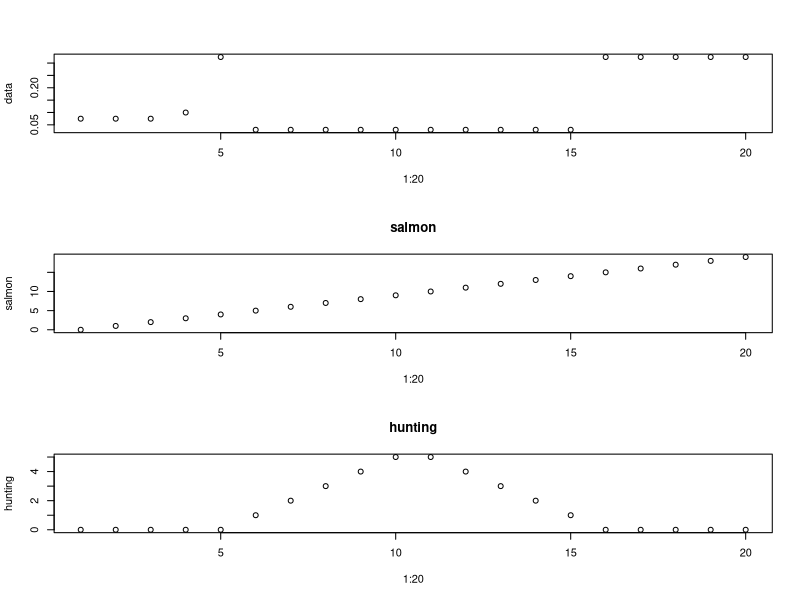

Write R code to recreate this figure.
# individual learning function with x and y

get_smart <- function(salmon_eaten, hunt_exposure, forage_loc, satiation, baseline, 
                      constraints, x, y, steepness, threshold, step, decay){
  xmin <- constraints[1]
  xmax <- constraints[2]
  ymin <- constraints[3]
  ymax <- constraints[4]
  
  C <- salmon_eaten/satiation - baseline
  
  # calculate x and P_x
  if(forage_loc == 0) {
    
    if(x == 0){
      d_x <- 0
    } else {d_x <- (x-0)/abs(x)}
    
  } else if(C > 0){
    d_x <- step*(xmax - x)
  } else if(C < 0){
    d_x <- step*(xmin - x)
  } else {d_x <- 0}
  x_next <- x + d_x
  P_x <- x_next * 0.1 + 0.1
  
  # calculate y and P_y
  if(forage_loc == 0) {
    
    if(y == 0){
      d_y <- 0
    } else {d_y <- decay}
    
  } else if(hunt_exposure == 0){
      d_y <- step*(ymax - y)
  } else if(hunt_exposure > 0){
    d_y <- step*(ymin - y)
  }
  y_next <- y + d_y
  P_y <- 1-(1/(1.1 + exp(-steepness * (threshold - y_next))))
  
  P_gauntlet <- P_x * P_y
  return(P_gauntlet)
}

## Testing space

# step = 0.25
# decay = 0.25
# 
# z <- -10:10
# plot(-10:10, z - (z-0)/abs(z))

salmon <- 0:19
hunting <- c(rep(0, 5), 1:5, 5:1, rep(0, 5))
data <- rep(NA, 20)
for(i in 1:20) {
  data[i] <- get_smart(salmon_eaten = salmon[i], hunt_exposure = hunting[i], forage_loc = 1, 
                    satiation = 3, baseline = 1, constraints = c(-1, 9, -10, 0), 
                    x = 0, y = -5, steepness = 5, threshold = -5, step = 0.25, decay = 0.25)
}
par(mfrow = c(3, 1))
plot(1:20, data)
plot(1:20, salmon, main = "salmon")
plot(1:20, hunting, main = "hunting")
